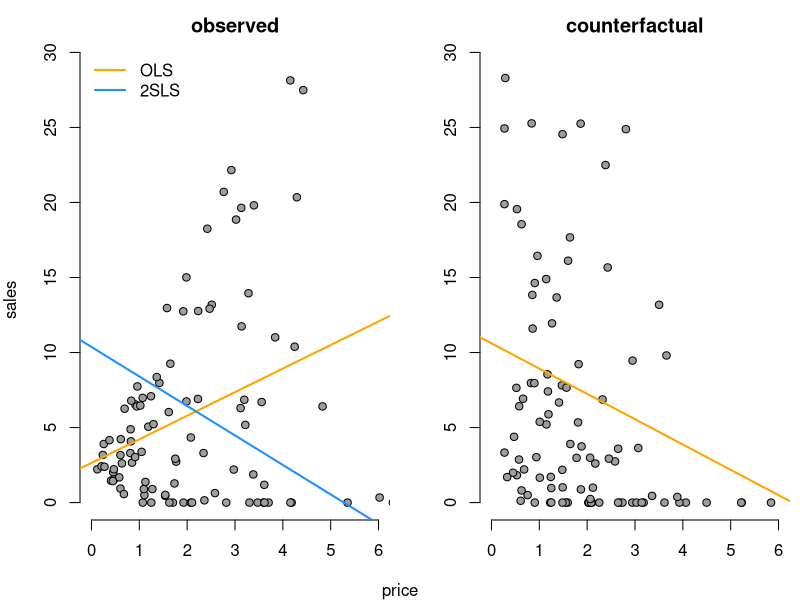

R code for this plot:

yfun <- function(e,p){
	y = 2 + 10*e-3*p + rnorm(length(e),0,.1)
	y[y<0] <- 0
	return(y)
}

e <- rgamma(100,1,1)
z <- rgamma(100,1,1)
pobs <- e + z
pind <- rgamma(100,2,1)
yobs <- yfun(e, pobs)
yind <- yfun(e, pind)

preg <- lm(pobs ~ z)
phat <- predict(preg, data.frame(z=z))
lin2SLS <- lm(yobs ~ phat)

pdf("../book/graphics/endogeneity.pdf", width=7.75, height=3)
par(mfrow=c(1,2), mai=c(.8,.8,.5,.1))
plot(pobs, yobs, xlim=c(0,6), ylim=c(0,29), pch=21, bg=8,
	xlab="", ylab="", 
	bty="n", main="observed")
abline(lm(yobs ~ pobs), col="orange", lwd=2)
abline(lin2SLS, col="dodgerblue", lwd=2)
legend("topleft", bty="n", legend=c("OLS","2SLS"),
	lwd=2, col=c("orange","dodgerblue"))
plot(pind, yind, xlim=c(0,6), ylim=c(0,29), pch=21, bg=8,
	xlab="", ylab="", 
	bty="n", main="counterfactual")
abline(lm(yind ~ pind), col="orange", lwd=2)
mtext(side=1, "price", outer=TRUE, line=-1)
mtext(side=2, "sales", outer=TRUE, line=-1)
dev.off()